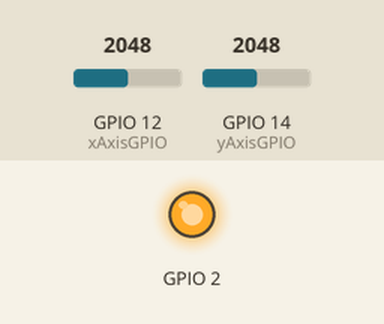
This program was run on a simulated ESP32. Shown: output pins drawn as LEDs (lit = HIGH). The test bench sets the inputs (shaded band); at power-on: GPIO 12 (xAxisGPIO) = 2048, GPIO 14 (yAxisGPIO) = 2048. Nothing arrives over Bluetooth unless stated.

Above: at 0.1 s.
At 0.6 s:
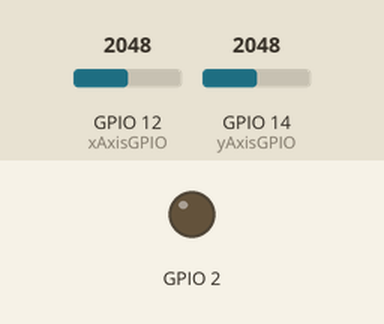
Timing chart, 0 to 2.1 s (numbered marks = the images above):
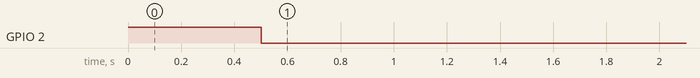

The program:

main.cpp
```cpp
#include <Arduino.h>
#include <BluetoothSerial.h>

const int xAxisGPIO = 12;
const int yAxisGPIO = 14;
const int zButtonGPIO = 23;

String device_name = "BTController_1";

byte xyOutput;
byte xOutput, yOutput, last_xOutput, last_yOutput = 0;
int xInput, yInput = 0;
int xCenter_min = 4095, yCenter_min = 4095;
int xCenter_max, yCenter_max = 0;

BluetoothSerial SerialBT;
uint8_t carAdress[6] = {0xC4,0x4F,0x33,0x75,0x98,0xBF};
//Controller address {0xAC,0x67,0xB2,0x2B,0x27,0xF6};


void setup() {
  pinMode(xAxisGPIO,INPUT);
  pinMode(yAxisGPIO,INPUT);
  pinMode(2,OUTPUT);

  digitalWrite(2,HIGH);

  Serial.begin(115200);

  int xCal_tmp = 2048;
  int yCal_tmp = 2048;
  for(int i = 0;i<10;i++) {
    xCal_tmp = analogRead(xAxisGPIO);
    yCal_tmp = analogRead(yAxisGPIO);
    if (xCenter_max < xCal_tmp) {
      xCenter_max = xCal_tmp;
    }
    if (xCenter_min > xCal_tmp) {
      xCenter_min = xCal_tmp;
    }
    if (yCenter_max < yCal_tmp) {
      yCenter_max = yCal_tmp;
    }
    if (yCenter_min > yCal_tmp) {
      yCenter_min = yCal_tmp;
    }
    delay(50);
  }

  log_i("X Center : [%d , %d ] ; Y Center : [%d , %d ]",xCenter_min,xCenter_max,yCenter_min,yCenter_max);

  SerialBT.begin(device_name,true);
  SerialBT.setPin("1234");

  bool connected = SerialBT.connect(carAdress);

  if (connected) {
    digitalWrite(2,LOW);
    log_i("Connected succesfully");
  } else {
      while(!SerialBT.connected(5000)) {
        digitalWrite(2,HIGH);
        log_d("Failed to connect. Make sure remote device is available and in range, then restart app.");
      }
  }
}

void loop() {
  xInput = analogRead(xAxisGPIO);
  yInput = analogRead(yAxisGPIO);
  log_i("raw x-Axis : %d , raw y-Axis : %d",xInput,yInput);

  if (xInput < xCenter_min - 50) {
    xOutput = byte(map(xInput,0,xCenter_min-50,0,6));
  } else if (xInput > xCenter_max + 50) {
    xOutput = byte(map(xInput,xCenter_max+50,4095,8,15));
  } else {
    xOutput = 7;
  }

  if (yInput < yCenter_min - 50) {
    yOutput = byte(map(yInput,0,yCenter_min-50,0,6));
  } else if (yInput > yCenter_max + 50) {
    yOutput = byte(map(yInput,yCenter_max+50,4095,8,15));
  } else {
    yOutput = 7;
  }

  //yOutput = byte(map((yInput+575),0,4095,0,15)); //575
  log_i("xInput (byte) : %d , yInput (byte) : %d",xOutput,yOutput);

  if ((yOutput != last_yOutput) || (xOutput != last_xOutput)) {
    xyOutput = xOutput | (yOutput << 4); // (yOutput << 4) | xOutput
    SerialBT.write(xyOutput);

    last_xOutput = xOutput;
    last_yOutput = yOutput;
  }
  delay(500);
  if (!SerialBT.connected()) {
    while(true) {
      digitalWrite(2,HIGH);
    }
  }
}
```
